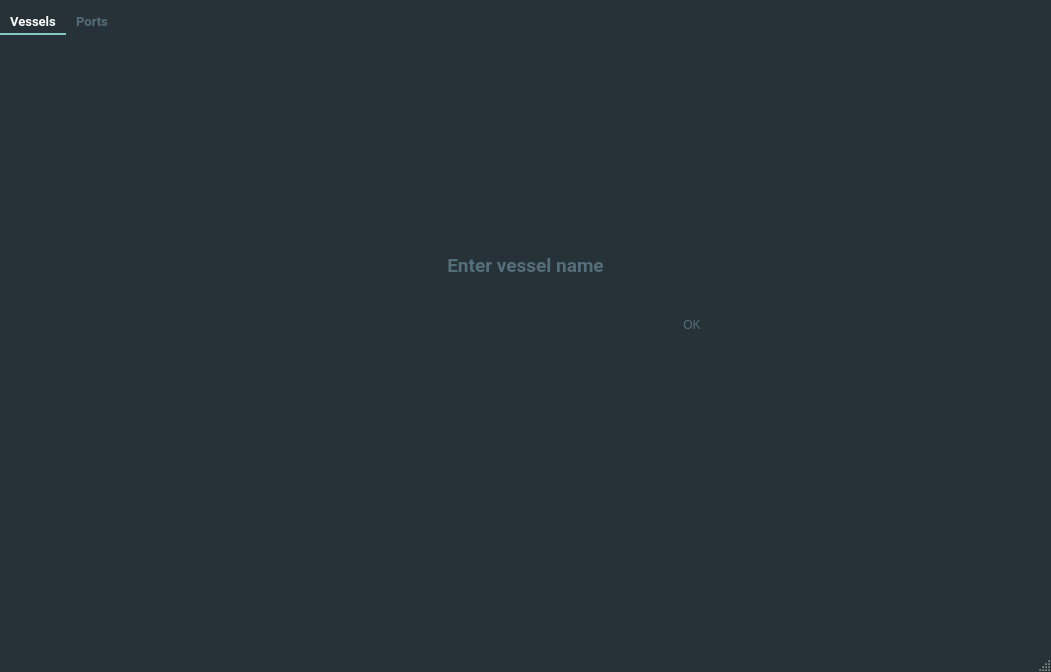
<?xml version="1.0" encoding="UTF-8"?>
<ui version="4.0">
 <class>MainWindow</class>
 <widget class="QMainWindow" name="MainWindow">
  <property name="geometry">
   <rect>
    <x>0</x>
    <y>0</y>
    <width>1051</width>
    <height>672</height>
   </rect>
  </property>
  <property name="font">
   <font>
    <family>Roboto</family>
    <pointsize>10</pointsize>
   </font>
  </property>
  <property name="windowTitle">
   <string>MainWindow</string>
  </property>
  <property name="autoFillBackground">
   <bool>false</bool>
  </property>
  <property name="styleSheet">
   <string notr="true">QWidget:window {					/* Borders around the code editor and debug window */
	border: 0px solid #263238;
	background-color: #263238;
}

QToolTip {
	background-color: #80CBC4;
	color: black;
    padding: 5px;
    border-radius: 0;
    opacity: 200;
}

/* ==================== Dialog ==================== */
QLabel {
	background: transparent;
	color: #CFD8DC;				/* Not sure about this one */
}

QDialog, QListView {
	background-color: #263238;
	color: #546E7A;
	outline: 0;
	border: 2px solid transparent;
}

QListView::item:hover {
	color: #AFBDC4;
	background: transparent;
}


QListView::item:selected {
	color: #ffffff;
	background: transparent;
}

/* === QTabBar === */
QTabBar {
	background: #263238;
}

QTabWidget::pane {
	background: transparent;	/* Only at the very bottom of the tabs */
}

QTabBar::tab {
	background: transparent;
	border: 0px solid transparent;
	border-bottom: 2px solid transparent;
	color: #546E7A;
	padding-left: 10px;
	padding-right: 10px;
	padding-top: 3px;
	padding-bottom: 3px;
}

QTabBar::tab:hover {
	background-color: transparent;
	border: 0px solid transparent;
	border-bottom: 2px solid #80CBC4;
	color: #AFBDC4;
}

QTabBar::tab:selected {
	background-color: transparent;
	border: 0px solid transparent;
	border-top: none;
	border-bottom: 2px solid #80CBC4;
	color: #FFFFFF;
}

QStackedWidget {
	background: #263238;	/* This covers a bunch of things, I was thinking about making it transparent, */
							/* but I would have to find all the other elements... but QTabWidget::pane may be it */
}


/* === QGroupBox === */
QGroupBox {
    border: 1px solid transparent;
    margin-top: 1em;
}

QGroupBox::title {
	color: #80CBC4;
    subcontrol-origin: margin;
    left: 6px;
    padding: 0 3px 0 3px;
}

QComboBox {
	color: #546E7A;
	background-color: transparent;
	selection-background-color: transparent;
	outline: 0;
}

QComboBox QAbstractItemView
{    
    selection-background-color: transparent;
	outline: 0;
}

/* === QCheckBox === */
QCheckBox, QRadioButton {
	color: #AFBDC4;
}

QCheckBox::indicator::unchecked  {
	background-color: #263238;
	border: 1px solid #536D79;
}

QRadioButton::indicator::unchecked {
	background-color: #263238;
	border: 1px solid #536D79;
	border-radius: 4px;
}

QCheckBox::indicator::checked, QTreeView::indicator::checked {
	background-color: qradialgradient(cx:0.5, cy:0.5, fx:0.25, fy:0.15, radius:0.3, stop:0 #80CBC4, stop:1 #263238);
	border: 1px solid #536D79;
}

QRadioButton::indicator::checked {
	background-color: qradialgradient(cx:0.5, cy:0.5, fx:0.25, fy:0.15, radius:0.3, stop:0 #80CBC4, stop:1 #263238);
	border: 1px solid #536D79;
	border-radius: 4px;
}

QCheckBox::indicator:disabled, QRadioButton::indicator:disabled, QTreeView::indicator:disabled {
	background-color: #444444;			/* Not sure what this looks like */
}

QCheckBox::indicator::checked:disabled, QRadioButton::indicator::checked:disabled, QTreeView::indicator::checked:disabled {  
	background-color: qradialgradient(cx:0.5, cy:0.5, fx:0.25, fy:0.15, radius:0.3, stop:0 #BBBBBB, stop:1 #444444); /* Not sure what this looks like */
}

QTreeView {
	background-color: transparent;
	color: #546E7A;
	outline: 0;
	border: 0;
}

QTreeView::item:hover {
	background-color: transparent;
	color: #AFBDC4;
}

QTreeView::item:selected {
	background-color: transparent;
	color: #FFFFFF;
}

QTreeView QHeaderView:section {
	background-color: #263238;
	color: #CFD8DC;
	border: 0;
}

QTreeView::indicator:checked {
	background-color: qradialgradient(cx:0.5, cy:0.5, fx:0.25, fy:0.15, radius:0.3, stop:0 #80CBC4, stop:1 #263238);
	border: 1px solid #536D79;
	selection-background-color: transparent;
}

QTreeView::indicator:unchecked {			/* This and the one above style the checkbox in the Options -&gt; Keyboard */
	background-color: #263238;				/* This is still a hover over in blue I can't get rid of */
	border: 1px solid #536D79;
	selection-background-color: transparent;
}

/*QTreeView QScrollBar {
	background-color: #263238
}*/

QTreeView::branch {
	/* Skip - applies to everything */
}

QTreeView::branch:has-siblings:adjoins-item {
	/* Skip - files */
}

QTreeView::branch:has-siblings:!adjoins-item {
	/* Skip - applies to almost all on the left side */
}

QTreeView::branch:closed:has-children:has-siblings {
	background: url('./images/rightarrowgray.png') center center no-repeat;
}

QTreeView::branch:has-children:!has-siblings:closed {
	background: url('./images/rightarrowgray.png') center center no-repeat;
}

QTreeView::branch:!has-children:!has-siblings:adjoins-item {
	/* Skip - files */
}

QTreeView::branch:open:has-children:has-siblings {
	background: url('./images/downarrowgray.png') center center no-repeat;
}

QTreeView::branch:open:has-children:!has-siblings {
	background: url('./images/downarrowgray.png') center center no-repeat;
}

/* === QScrollBar:horizontal === */
QScrollBar:horizontal {
	background: #263238;				/* Background where slider is not */
	height: 10px;
	margin: 0;
}

QScrollBar:vertical {
	background: #263238;				/* Background where slider is not */
	width: 10px;
	margin: 0;
}

QScrollBar::handle:horizontal {
    background: #37474F;					/* Slider color */
    min-width: 16px;
	border-radius: 5px;
}

QScrollBar::handle:vertical {
    background: #37474F;					/* Slider color */
    min-height: 16px;
	border-radius: 5px;
}

QScrollBar::add-page:horizontal, QScrollBar::sub-page:horizontal,
QScrollBar::add-page:vertical, QScrollBar::sub-page:vertical {
	background: none;												/* Removes the dotted background */
}

QScrollBar::add-line:horizontal, QScrollBar::sub-line:horizontal,
QScrollBar::add-line:vertical, QScrollBar::sub-line:vertical {	/* Hides the slider arrows */
      border: none;
      background: none;
}

QPushButton {
	background-color: transparent;
	color: #546E7A;
	border: 1px solid transparent;
	padding: 4px 22px;
}

QPushButton:hover {
	color: #AFBDC4;
}

QPushButton:pressed {
	color: #FFFFFF;
}

QLineEdit {
	background: transparent;
	border: 1px solid transparent;
	color: #546E7A;
}

QSpinBox {
	background: transparent;
	border: 1px solid transparent;
	color: #546E7A;
}

/*****************************************************************************
Main Screen
*****************************************************************************/
QTreeView {
	background-color: #263238;
}

QMenu {
	background-color: #263238;		/* File Menu Background color */
	color: #546E7A;
}

QMenu::item:selected {
	color: #AFBDC4;
}

QMenu::item:pressed {
	color: #FFFFFF;
}

QMenu::separator {
	height: 1px;
	background: transparent;			/* Could change this to #546E7A and reduce the margin top and bottom to 1px */
	margin-left: 10px;
	margin-right: 10px;
	margin-top: 5px;
	margin-bottom: 5px;
}

/* === QMenuBar === */
QMenuBar {
	background-color: #263238;
	color: #546E7A;
}

QMenuBar::item {
	background: transparent;
}

QMenuBar::item:disabled {
	color: gray;
}

QMenuBar::item:selected {
	color: #AFBDC4;
}

QMenuBar::item:pressed {
	color: #FFFFFF;
}

QToolBar {
	background: #263238;
	border: 1px solid transparent;
}

QToolBar:handle {
	background: transparent;
	border-left: 2px dotted #80CBC4;	/* Fix the 4 handle dots so it doesn't look crappy */
	color: transparent;
}

QToolBar::separator {
	border: 0;
}

/* === QToolButton === */
QToolButton:hover, QToolButton:pressed {
	background-color: transparent;
}

QToolButton::menu-button {
	background: url('./images/downarrowgray.png') center center no-repeat;
	background-color: #263238;												/* This needs to be set to ensure the other brown arrows don't show */
}

QToolButton::menu-button:hover, QToolButton::menu-button:pressed {
	background-color: #263238;
}

QStatusBar {
	background-color: #263238;
}

QLabel {
	color: #546E7A;		/* Text at the bottom right corner of the screen */
}

QToolButton {	/* I don't like how the items depress */
	color: #546E7A;
}

QToolButton:hover, QToolButton:pressed, QToolButton:checked {
	background-color: #263238;
}

QToolButton:hover {
	color: #AFBDC4;

}

QToolButton:checked, QToolButton:pressed {
	color: #FFFFFF;
}


QToolButton {
	border: 1px solid transparent;
	margin: 1px;
}

QToolButton:hover {
	background-color: transparent;				/* I don't like how the down arrows in the top menu bar move down when clicked */
	border: 1px solid transparent;
}

QToolButton[popupMode=&quot;1&quot;] { /* only for MenuButtonPopup */
	padding-right: 20px; /* make way for the popup button */
}

QToolButton::menu-button {
	border-left: 1px solid transparent;
	background: transparent;
    width: 16px;
}

QToolButton::menu-button:hover {
	border-left: 1px solid transparent;
	background: transparent;
    width: 16px;
}

QStatusBar::item {
	color: #546E7A;
	background-color: #263238;
}

QAbstractScrollArea  {	/* Borders around the code editor and debug window */
	border: 0;
}

/*****************************************************************************
Play around with these settings
*****************************************************************************/

/* Force the dialog's buttons to follow the Windows guidelines. */
QDialogButtonBox {
    button-layout: 0;
}

QTabWidget::tab-bar {
	left: 0px; /* Test this out on OS X, it will affect the tabs in the Options Dialog, on OS X they are centered */
}</string>
  </property>
  <property name="tabShape">
   <enum>QTabWidget::Triangular</enum>
  </property>
  <widget class="QWidget" name="centralwidget">
   <widget class="QTabWidget" name="tabWidget">
    <property name="geometry">
     <rect>
      <x>0</x>
      <y>10</y>
      <width>1051</width>
      <height>621</height>
     </rect>
    </property>
    <property name="font">
     <font>
      <family>Roboto</family>
      <pointsize>10</pointsize>
      <weight>75</weight>
      <bold>true</bold>
     </font>
    </property>
    <property name="autoFillBackground">
     <bool>false</bool>
    </property>
    <property name="currentIndex">
     <number>0</number>
    </property>
    <widget class="QWidget" name="tab">
     <attribute name="title">
      <string>Vessels</string>
     </attribute>
     <widget class="QWidget" name="verticalLayoutWidget">
      <property name="geometry">
       <rect>
        <x>0</x>
        <y>190</y>
        <width>1051</width>
        <height>141</height>
       </rect>
      </property>
      <layout class="QVBoxLayout" name="verticalLayout">
       <item>
        <spacer name="verticalSpacer">
         <property name="orientation">
          <enum>Qt::Vertical</enum>
         </property>
         <property name="sizeHint" stdset="0">
          <size>
           <width>20</width>
           <height>40</height>
          </size>
         </property>
        </spacer>
       </item>
       <item>
        <widget class="QLabel" name="ships_label">
         <property name="font">
          <font>
           <family>Roboto</family>
           <pointsize>14</pointsize>
           <weight>75</weight>
           <bold>true</bold>
          </font>
         </property>
         <property name="layoutDirection">
          <enum>Qt::LeftToRight</enum>
         </property>
         <property name="text">
          <string>Enter vessel name</string>
         </property>
         <property name="alignment">
          <set>Qt::AlignCenter</set>
         </property>
        </widget>
       </item>
       <item>
        <spacer name="verticalSpacer_3">
         <property name="orientation">
          <enum>Qt::Vertical</enum>
         </property>
         <property name="sizeHint" stdset="0">
          <size>
           <width>20</width>
           <height>40</height>
          </size>
         </property>
        </spacer>
       </item>
       <item>
        <layout class="QHBoxLayout" name="horizontalLayout">
         <item>
          <spacer name="horizontalSpacer">
           <property name="orientation">
            <enum>Qt::Horizontal</enum>
           </property>
           <property name="sizeHint" stdset="0">
            <size>
             <width>40</width>
             <height>20</height>
            </size>
           </property>
          </spacer>
         </item>
         <item>
          <widget class="QLineEdit" name="ships_line_edit"/>
         </item>
         <item>
          <widget class="QPushButton" name="ships_ok">
           <property name="text">
            <string>OK</string>
           </property>
          </widget>
         </item>
         <item>
          <spacer name="horizontalSpacer_2">
           <property name="orientation">
            <enum>Qt::Horizontal</enum>
           </property>
           <property name="sizeHint" stdset="0">
            <size>
             <width>40</width>
             <height>20</height>
            </size>
           </property>
          </spacer>
         </item>
        </layout>
       </item>
       <item>
        <spacer name="verticalSpacer_2">
         <property name="orientation">
          <enum>Qt::Vertical</enum>
         </property>
         <property name="sizeHint" stdset="0">
          <size>
           <width>20</width>
           <height>40</height>
          </size>
         </property>
        </spacer>
       </item>
      </layout>
     </widget>
    </widget>
    <widget class="QWidget" name="ports_tab">
     <attribute name="title">
      <string>Ports</string>
     </attribute>
     <widget class="QWidget" name="horizontalLayoutWidget_2">
      <property name="geometry">
       <rect>
        <x>-1</x>
        <y>-1</y>
        <width>1051</width>
        <height>591</height>
       </rect>
      </property>
      <layout class="QHBoxLayout" name="horizontalLayout_2">
       <item>
        <spacer name="horizontalSpacer_3">
         <property name="orientation">
          <enum>Qt::Horizontal</enum>
         </property>
         <property name="sizeHint" stdset="0">
          <size>
           <width>40</width>
           <height>20</height>
          </size>
         </property>
        </spacer>
       </item>
       <item>
        <layout class="QVBoxLayout" name="verticalLayout_5">
         <item>
          <spacer name="verticalSpacer_5">
           <property name="orientation">
            <enum>Qt::Vertical</enum>
           </property>
           <property name="sizeHint" stdset="0">
            <size>
             <width>20</width>
             <height>40</height>
            </size>
           </property>
          </spacer>
         </item>
         <item>
          <widget class="QLabel" name="ports_label">
           <property name="font">
            <font>
             <pointsize>14</pointsize>
            </font>
           </property>
           <property name="text">
            <string>Enter port name</string>
           </property>
           <property name="alignment">
            <set>Qt::AlignCenter</set>
           </property>
          </widget>
         </item>
         <item>
          <layout class="QHBoxLayout" name="horizontalLayout_3">
           <item>
            <spacer name="horizontalSpacer_5">
             <property name="orientation">
              <enum>Qt::Horizontal</enum>
             </property>
             <property name="sizeHint" stdset="0">
              <size>
               <width>40</width>
               <height>20</height>
              </size>
             </property>
            </spacer>
           </item>
           <item>
            <widget class="QLineEdit" name="ports_line_edit">
             <property name="font">
              <font>
               <family>DejaVu Sans</family>
               <pointsize>14</pointsize>
              </font>
             </property>
            </widget>
           </item>
           <item>
            <spacer name="horizontalSpacer_7">
             <property name="orientation">
              <enum>Qt::Horizontal</enum>
             </property>
             <property name="sizeHint" stdset="0">
              <size>
               <width>40</width>
               <height>20</height>
              </size>
             </property>
            </spacer>
           </item>
           <item>
            <widget class="QPushButton" name="ports_ok">
             <property name="text">
              <string>OK</string>
             </property>
            </widget>
           </item>
           <item>
            <spacer name="horizontalSpacer_6">
             <property name="orientation">
              <enum>Qt::Horizontal</enum>
             </property>
             <property name="sizeHint" stdset="0">
              <size>
               <width>40</width>
               <height>20</height>
              </size>
             </property>
            </spacer>
           </item>
          </layout>
         </item>
         <item>
          <spacer name="verticalSpacer_6">
           <property name="orientation">
            <enum>Qt::Vertical</enum>
           </property>
           <property name="sizeHint" stdset="0">
            <size>
             <width>20</width>
             <height>40</height>
            </size>
           </property>
          </spacer>
         </item>
        </layout>
       </item>
       <item>
        <spacer name="horizontalSpacer_4">
         <property name="orientation">
          <enum>Qt::Horizontal</enum>
         </property>
         <property name="sizeHint" stdset="0">
          <size>
           <width>40</width>
           <height>20</height>
          </size>
         </property>
        </spacer>
       </item>
       <item>
        <widget class="Line" name="line">
         <property name="autoFillBackground">
          <bool>true</bool>
         </property>
         <property name="frameShadow">
          <enum>QFrame::Raised</enum>
         </property>
         <property name="lineWidth">
          <number>1</number>
         </property>
         <property name="orientation">
          <enum>Qt::Vertical</enum>
         </property>
        </widget>
       </item>
       <item>
        <layout class="QVBoxLayout" name="verticalLayout_4">
         <item>
          <widget class="QLabel" name="ports_label_top_10">
           <property name="font">
            <font>
             <family>DejaVu Sans</family>
             <pointsize>14</pointsize>
            </font>
           </property>
           <property name="text">
            <string>Busiest ports</string>
           </property>
           <property name="alignment">
            <set>Qt::AlignCenter</set>
           </property>
          </widget>
         </item>
         <item>
          <widget class="QListWidget" name="ports_top_10_list">
           <property name="lineWidth">
            <number>-7</number>
           </property>
           <property name="verticalScrollBarPolicy">
            <enum>Qt::ScrollBarAlwaysOff</enum>
           </property>
           <property name="horizontalScrollBarPolicy">
            <enum>Qt::ScrollBarAlwaysOff</enum>
           </property>
           <property name="sizeAdjustPolicy">
            <enum>QAbstractScrollArea::AdjustToContentsOnFirstShow</enum>
           </property>
           <property name="autoScroll">
            <bool>false</bool>
           </property>
           <property name="autoScrollMargin">
            <number>21</number>
           </property>
           <property name="currentRow">
            <number>-1</number>
           </property>
          </widget>
         </item>
         <item>
          <spacer name="verticalSpacer_4">
           <property name="orientation">
            <enum>Qt::Vertical</enum>
           </property>
           <property name="sizeHint" stdset="0">
            <size>
             <width>20</width>
             <height>40</height>
            </size>
           </property>
          </spacer>
         </item>
        </layout>
       </item>
      </layout>
     </widget>
    </widget>
   </widget>
  </widget>
  <widget class="QStatusBar" name="statusbar"/>
 </widget>
 <resources/>
 <connections/>
</ui>
